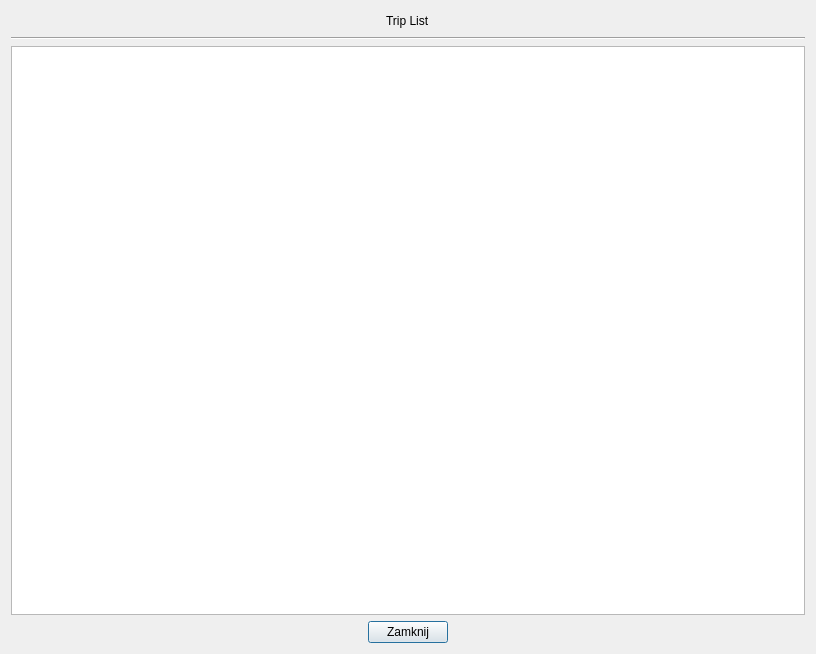
<?xml version="1.0" encoding="UTF-8"?>
<ui version="4.0">
 <class>TripViewWindow</class>
 <widget class="QDialog" name="TripViewWindow">
  <property name="geometry">
   <rect>
    <x>0</x>
    <y>0</y>
    <width>816</width>
    <height>654</height>
   </rect>
  </property>
  <property name="windowTitle">
   <string>Dialog</string>
  </property>
  <layout class="QGridLayout" name="gridLayout">
   <item row="0" column="0">
    <layout class="QVBoxLayout" name="verticalLayout_2">
     <item>
      <layout class="QHBoxLayout" name="horizontalLayout_4">
       <item>
        <spacer name="horizontalSpacer_7">
         <property name="orientation">
          <enum>Qt::Orientation::Horizontal</enum>
         </property>
         <property name="sizeHint" stdset="0">
          <size>
           <width>40</width>
           <height>20</height>
          </size>
         </property>
        </spacer>
       </item>
       <item>
        <widget class="QLabel" name="label_2">
         <property name="text">
          <string>Trip List</string>
         </property>
        </widget>
       </item>
       <item>
        <spacer name="horizontalSpacer_8">
         <property name="orientation">
          <enum>Qt::Orientation::Horizontal</enum>
         </property>
         <property name="sizeHint" stdset="0">
          <size>
           <width>40</width>
           <height>20</height>
          </size>
         </property>
        </spacer>
       </item>
      </layout>
     </item>
     <item>
      <widget class="Line" name="line_2">
       <property name="orientation">
        <enum>Qt::Orientation::Horizontal</enum>
       </property>
      </widget>
     </item>
    </layout>
   </item>
   <item row="1" column="0">
    <widget class="QTableView" name="tableView"/>
   </item>
   <item row="2" column="0">
    <layout class="QHBoxLayout" name="horizontalLayout_3">
     <item>
      <spacer name="horizontalSpacer_5">
       <property name="orientation">
        <enum>Qt::Orientation::Horizontal</enum>
       </property>
       <property name="sizeHint" stdset="0">
        <size>
         <width>40</width>
         <height>20</height>
        </size>
       </property>
      </spacer>
     </item>
     <item>
      <widget class="QPushButton" name="pushButton_2">
       <property name="text">
        <string>Zamknij</string>
       </property>
      </widget>
     </item>
     <item>
      <spacer name="horizontalSpacer_6">
       <property name="orientation">
        <enum>Qt::Orientation::Horizontal</enum>
       </property>
       <property name="sizeHint" stdset="0">
        <size>
         <width>40</width>
         <height>20</height>
        </size>
       </property>
      </spacer>
     </item>
    </layout>
   </item>
  </layout>
 </widget>
 <resources/>
 <connections/>
</ui>
